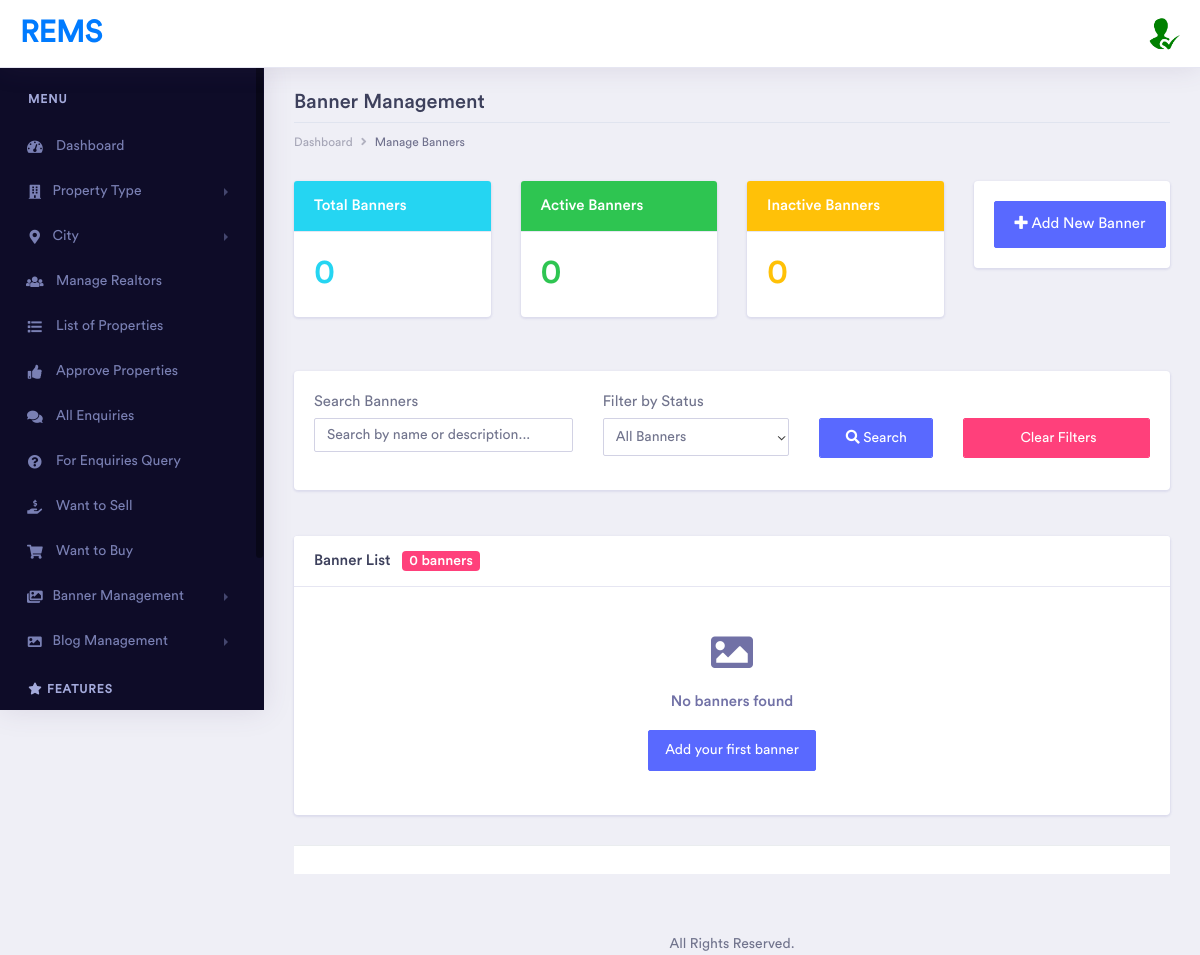
Page /admin/manage-banners.php (signed in) on the earlier database version.
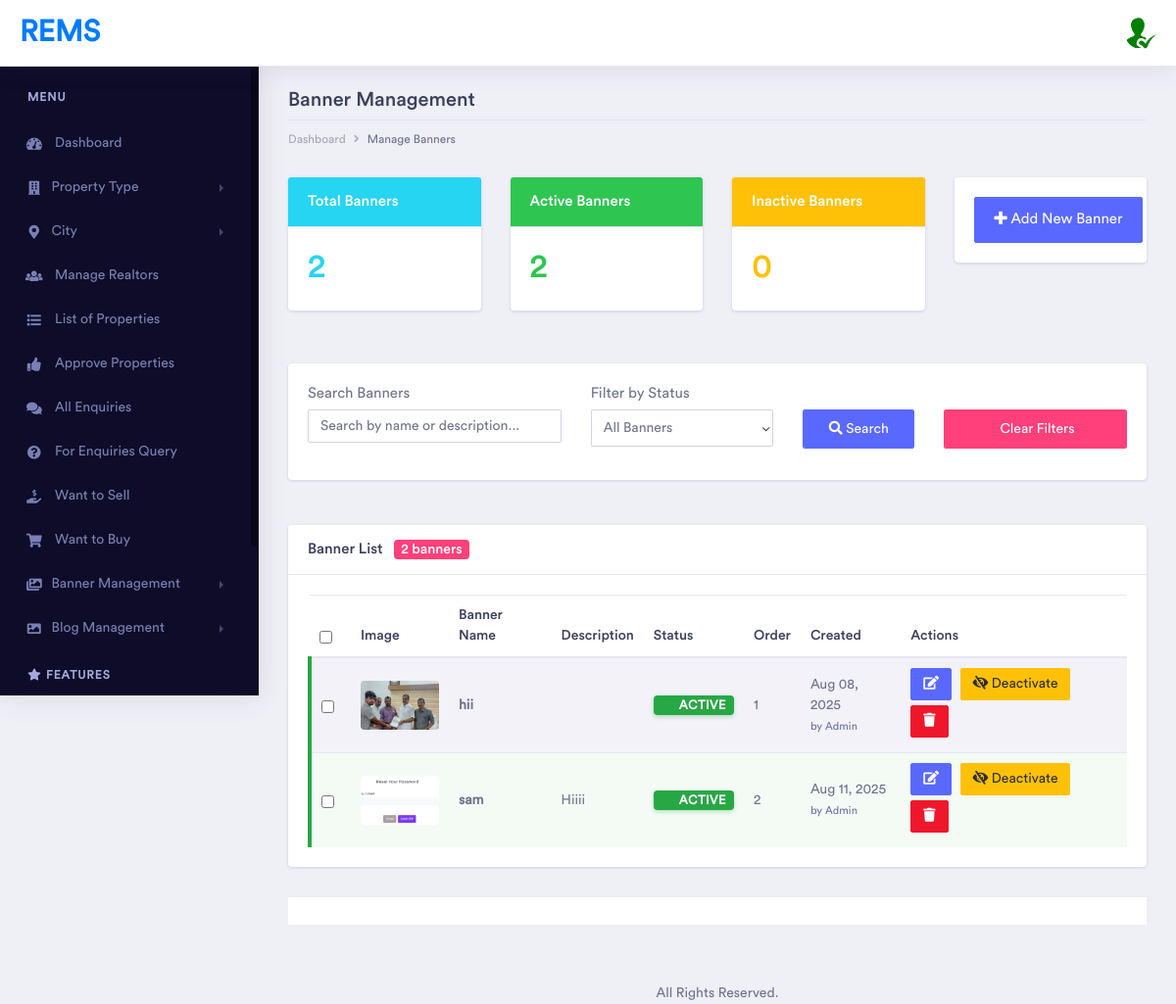
Same page on the later database version.
### tables this page shows
CREATE TABLE `tblbanner` (
  `ID` int(10) NOT NULL,
  `BannerName` varchar(255) NOT NULL,
  `BannerImage` varchar(255) NOT NULL,
  `BannerDescription` text DEFAULT NULL,
  `Status` varchar(20) DEFAULT 'Active',
  `DisplayOrder` int(5) DEFAULT 1,
  `CreatedBy` int(10) NOT NULL,
  `CreationDate` timestamp NOT NULL DEFAULT current_timestamp(),
  `UpdationDate` timestamp NULL DEFAULT NULL ON UPDATE current_timestamp()
);

### includes/banner-functions.php (called while the page is built, shortened)
<?php
class BannerManager {
    private $connection;
    public function __construct($dbConnection) {
        $this->connection = $dbConnection;
    }
    public function getAllBanners($activeOnly = false) {
        $query = "SELECT b.*, a.AdminName as CreatedByName
                  FROM tblbanner b
                  LEFT JOIN tbladmin a ON b.CreatedBy = a.ID";
        $query .= " ORDER BY b.DisplayOrder ASC, b.CreationDate DESC";
        $result = mysqli_query($this->connection, $query);
        $banners = [];
        if ($result) {
            while ($row = mysqli_fetch_assoc($result)) {
                $banners[] = $row;
            }
        }
        return $banners;
    }
    public function getBannerStatistics() {
        $stats = [];
        $totalQuery = mysqli_query($this->connection, "SELECT COUNT(*) as total FROM tblbanner");
        $stats['total'] = mysqli_fetch_assoc($totalQuery)['total'];
        $activeQuery = mysqli_query($this->connection, "SELECT COUNT(*) as active FROM tblbanner WHERE Status='Active'");
        $stats['active'] = mysqli_fetch_assoc($activeQuery)['active'];
        $stats['inactive'] = $stats['total'] - $stats['active'];
        return $stats;
    }
    public function areAllBannersInactive() {
        $stats = $this->getBannerStatistics();
        return $stats['total'] > 0 && $stats['active'] === 0;
    }
}
?>

### admin/manage-banners.php (the view, shortened to what the rows shown need)
<?php
include('includes/dbconnection.php');
$tableExists = false;
$checkTable = mysqli_query($con, "SHOW TABLES LIKE 'tblbanner'");
if($checkTable && mysqli_num_rows($checkTable) > 0) {
    $tableExists = true;
    include('../includes/banner-functions.php');
}
$paginatedBanners = [];
$stats = ['total' => 0, 'active' => 0, 'inactive' => 0];
if($tableExists) {
    $statusFilter = isset($_GET['status']) ? $_GET['status'] : 'all';
    $searchTerm = isset($_GET['search']) ? trim($_GET['search']) : '';
    $bannerManager = new BannerManager($con);
    $allBanners = $bannerManager->getAllBanners();
    $filteredBanners = [];
    foreach($allBanners as $banner) {
        $filteredBanners[] = $banner;
    }
    $recordsPerPage = 10;
    $currentPage = isset($_GET['page']) ? max(1, intval($_GET['page'])) : 1;
    $offset = ($currentPage - 1) * $recordsPerPage;
    $paginatedBanners = array_slice($filteredBanners, $offset, $recordsPerPage);
    $stats = $bannerManager->getBannerStatistics();
    $allInactiveWarning = $bannerManager->areAllBannersInactive();
} else {
    $statusFilter = 'all';
    $searchTerm = '';
    $totalRecords = 0;
    $totalPages = 0;
    $currentPage = 1;
}
?>
<!doctype html>
<html lang="en">
<head>
    <link rel="stylesheet" href="assets/vendor/bootstrap/css/bootstrap.min.css">
    <link href="assets/vendor/fonts/circular-std/style.css" rel="stylesheet">
    <link rel="stylesheet" href="assets/libs/css/style.css">
    <link rel="stylesheet" href="assets/vendor/fonts/fontawesome/css/fontawesome-all.css">
</head>
<body>
    <div class="dashboard-main-wrapper">
        <div class="dashboard-wrapper">
            <div class="dashboard-finance">
                <div class="container-fluid dashboard-content">
                    <div class="row mb-4">
                        <div class="col-xl-3 col-lg-6 col-md-6 col-sm-12 col-12">
                            <div class="card border-info">
                                <div class="card-body">
                                    <div class="metric-value d-inline-block">
                                        <h1 class="mb-1 text-info"><?php echo $stats['total']; ?></h1>
                                    </div>
                                </div>
                            </div>
                        </div>
                        <div class="col-xl-3 col-lg-6 col-md-6 col-sm-12 col-12">
                            <div class="card border-success">
                                <div class="card-body">
                                    <div class="metric-value d-inline-block">
                                        <h1 class="mb-1 text-success"><?php echo $stats['active']; ?></h1>
                                    </div>
                                </div>
                            </div>
                        </div>
                        <div class="col-xl-3 col-lg-6 col-md-6 col-sm-12 col-12">
                            <div class="card border-warning">
                                <div class="card-body">
                                    <div class="metric-value d-inline-block">
                                        <h1 class="mb-1 text-warning"><?php echo $stats['inactive']; ?></h1>
                                    </div>
                                </div>
                            </div>
                        </div>
                    </div>
                    <div class="row">
                        <div class="col-xl-12">
                            <div class="card">
                                <div class="card-body">
                                    <?php if(empty($paginatedBanners)) { ?>
                                        <div class="text-center py-4">
                                            <i class="fas fa-image fa-3x text-muted mb-3"></i>
                                            <h5 class="text-muted">No banners found</h5>
                                            <p class="text-muted">
                                                <?php if(!empty($searchTerm) || $statusFilter != 'all') { ?>
                                                    Try adjusting your search criteria or <a href="manage-banners.php">view all banners</a>
                                                <?php } else { ?>
                                                    <a href="add-banner.php" class="btn btn-primary">Add your first banner</a>
                                                <?php } ?>
                                            </p>
                                        </div>
                                    <?php } else { ?>
                                        <div class="table-responsive">
                                            <table class="table table-striped">
                                                <thead>
                                                    <tr>
                                                        <th width="40">
                                                            <div class="form-check">
                                                                <input class="form-check-input" type="checkbox" id="selectAllBanners">
                                                            </div>
                                                        </th>
                                                        <th>Image</th>
                                                        <th>Banner Name</th>
                                                        <th>Description</th>
                                                        <th>Status</th>
                                                        <th>Order</th>
                                                        <th>Created</th>
                                                        <th>Actions</th>
                                                    </tr>
                                                </thead>
                                                <tbody>
                                                    <?php foreach($paginatedBanners as $banner) { ?>
                                                        <tr data-banner-id="<?php echo $banner['ID']; ?>" class="banner-row <?php echo strtolower($banner['Status']); ?>">
                                                            <td>
                                                                <div class="form-check">
                                                                    <input class="form-check-input banner-checkbox"
                                                                           type="checkbox"
                                                                           id="banner_<?php echo $banner['ID']; ?>"
                                                                           data-banner-id="<?php echo $banner['ID']; ?>">
                                                                </div>
                                                            </td>
                                                            <td>
                                                                <?php if (!empty($banner['BannerImage'])) { ?>
                                                                    <img src="../assets/images/banners/<?php echo htmlspecialchars($banner['BannerImage']); ?>"
                                                                         alt="<?php echo htmlspecialchars($banner['BannerName']); ?>"
                                                                         class="banner-thumbnail">
                                                                <?php } else { ?>
                                                                    <span class="text-muted">No image</span>
                                                                <?php } ?>
                                                            </td>
                                                            <td>
                                                                <strong><?php echo htmlspecialchars($banner['BannerName']); ?></strong>
                                                            </td>
                                                            <td>
                                                                <?php
                                                                $desc = htmlspecialchars($banner['BannerDescription']);
                                                                echo strlen($desc) > 50 ? substr($desc, 0, 50) . '...' : $desc;
                                                                ?>
                                                            </td>
                                                            <td>
                                                                <?php if($banner['Status'] == 'Active') { ?>
                                                                    <span class="badge badge-success status-badge">
                                                                        <span class="status-indicator active"></span>
                                                                        Active
                                                                    </span>
                                                                <?php } ?>
                                                            </td>
                                                            <td><?php echo $banner['DisplayOrder']; ?></td>
                                                            <td>
                                                                <?php echo date('M d, Y', strtotime($banner['CreationDate'])); ?>
                                                                <?php if($banner['CreatedByName']) { ?>
                                                                    <br><small class="text-muted">by <?php echo htmlspecialchars($banner['CreatedByName']); ?></small>
                                                                <?php } ?>
                                                            </td>
                                                            <td>
                                                                <div class="action-buttons">
                                                                    <a href="edit-banner.php?id=<?php echo $banner['ID']; ?>"
                                                                       class="btn btn-sm btn-primary" title="Edit">
                                                                        <i class="fas fa-edit"></i>
                                                                    </a>
                                                                    <?php if($banner['Status'] == 'Active') { ?>
                                                                        <button type="button"
                                                                                class="btn btn-sm btn-warning toggle-status-btn"
                                                                                title="Deactivate Banner"
                                                                                data-banner-id="<?php echo $banner['ID']; ?>"
                                                                                data-banner-name="<?php echo htmlspecialchars($banner['BannerName']); ?>"
                                                                                data-current-status="Active"
                                                                                data-new-status="Inactive"
                                                                                data-action="deactivate">
                                                                            <i class="fas fa-eye-slash"></i> Deactivate
                                                                        </button>
                                                                    <?php } ?>
                                                                    <button type="button"
                                                                            class="btn btn-sm btn-danger delete-banner-btn"
                                                                            title="Delete"
                                                                            data-banner-id="<?php echo $banner['ID']; ?>"
                                                                            data-banner-name="<?php echo htmlspecialchars($banner['BannerName']); ?>"
                                                                            data-is-active="<?php echo $banner['Status'] == 'Active' ? 'true' : 'false'; ?>">
                                                                        <i class="fas fa-trash"></i>
                                                                    </button>
                                                                </div>
                                                            </td>
                                                        </tr>
                                                    <?php } ?>
                                                </tbody>
                                            </table>
                                        </div>
                                    <?php } ?>
                                </div>
                            </div>
                        </div>
                    </div>
                    <?php include_once('includes/footer.php');?>
                </div>
            </div>
        </div>
</body>
</html>

Differences in the rows shown:
added tblbanner: BannerImage (picture), BannerName "hii", Status "Active" (drawn), DisplayOrder "1", CreationDate "Aug 08, 2025", CreatedBy.AdminName "Admin"
added tblbanner: BannerImage (picture), BannerName "sam", BannerDescription "Hiiii", Status "Active" (drawn), DisplayOrder "2", CreationDate "Aug 11, 2025", CreatedBy.AdminName "Admin"
Other differences:
$stats['total']: "0" → "2"
$stats['active']: "0" → "2"
$totalRecords: "0" → "2"
form field value: (not shown) → "☐"
text no longer shown: "No banners found Add your first banner"
text now shown: "Image Banner Name Description Status Order Created Actions"
